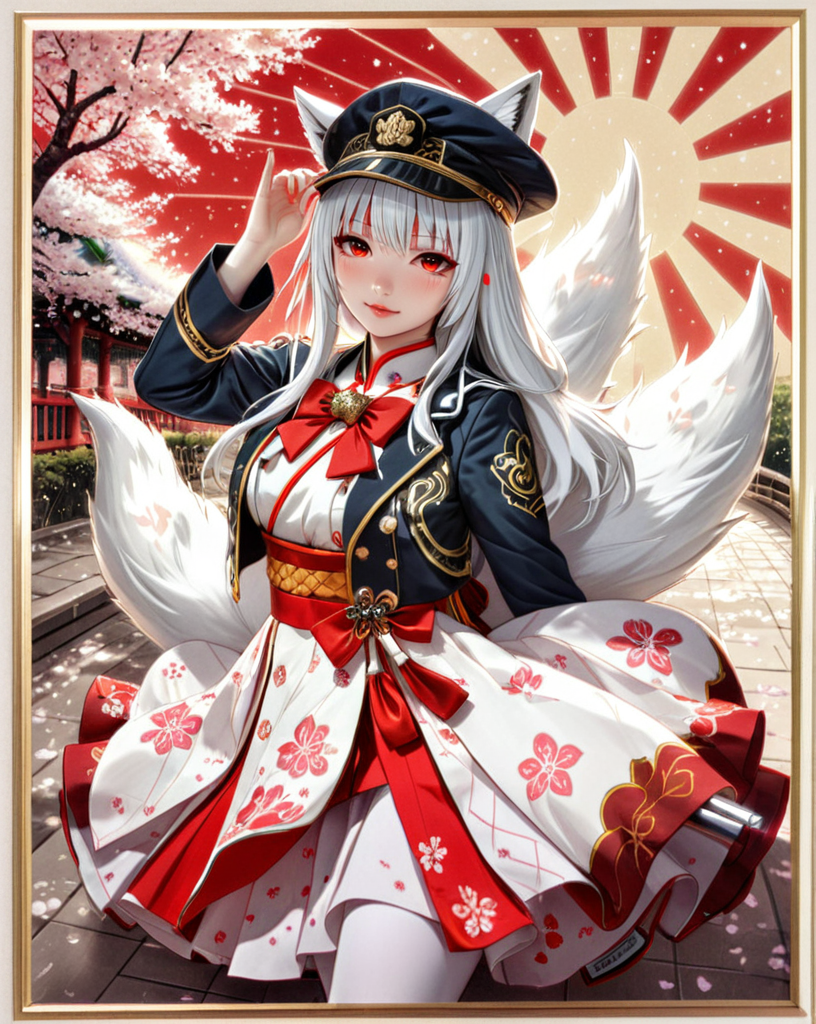
#> input picture onboarding/examples/rin/images/Kitsune_blossom_hero.png, 816 x 1024 px
$ python -i _import_das_booty_and_promote_wf04.py   (imports and definitions only)
#> lines starting #> are read from the running program, lines starting #| are printed output that depends on the picture
"""Pad-import Das Booty face-pass CGs + promote WF04 revcowgirl keeper into game."""
from __future__ import annotations

import shutil
from pathlib import Path

import numpy as np
from PIL import Image, ImageFilter
from send2trash import send2trash

W, H = 1920, 1080
SRC_DIR = Path(r"D:\ComfyBox Images and Videos\User Import\Photo Shoots\Das Booty\_face_pass")
DST_DIR = Path(r"D:\Bad boy\TheaterJobs\game\images\cg\das_booty")
VID = Path(r"D:\ComfyBox Images and Videos\Video\studio_agent_wan22_moe_00186.mp4")
WORK = Path(
    r"D:\ComfyBox Images and Videos\Video\Theater Jobs"
    r"\Where the Wild Fern Moans\Work"
)
GAME_VID = Path(r"D:\Bad boy\TheaterJobs\game\videos\Movie_WildFern\fern_revcowgirl.mp4")


def pad_blur(src: Path, dst: Path) -> None:
#> called with dst = 'out.png'
    im = Image.open(src).convert("RGB")
#> im is the input picture: PIL image 816x1024 RGB; mean R, G, B 170.5, 135, 128.4
    bg = im.copy()
    bg.thumbnail((W * 2, H * 2), Image.Resampling.LANCZOS)
    scale = max(W / bg.width, H / bg.height)
#> scale = 2.35
    bw, bh = int(bg.width * scale) + 2, int(bg.height * scale) + 2
#> bw = 1922; bh = 2411
    bg = bg.resize((bw, bh), Image.Resampling.LANCZOS)
    left = (bw - W) // 2
#> left = 1
    top = (bh - H) // 2
#> top = 665
    bg = bg.crop((left, top, left + W, top + H))
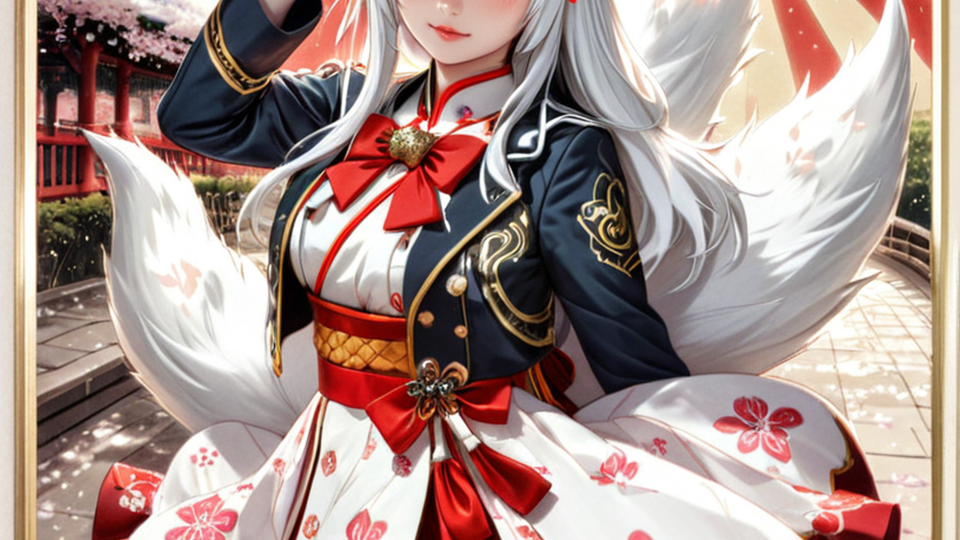
#> bg: PIL image 1920x1080 RGB (shown at 1/2 size); mean R, G, B 166.9, 143.5, 137.7
    bg = bg.filter(ImageFilter.GaussianBlur(radius=28))
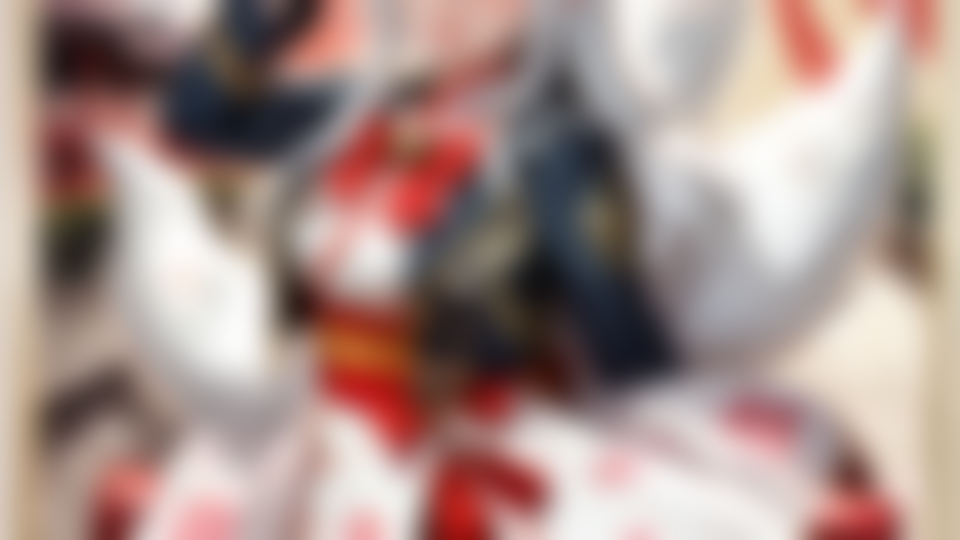
#> bg: PIL image 1920x1080 RGB (shown at 1/2 size); mean R, G, B 167, 143.6, 137.8
    arr = (np.asarray(bg).astype(np.float32) * 0.55).clip(0, 255).astype(np.uint8)
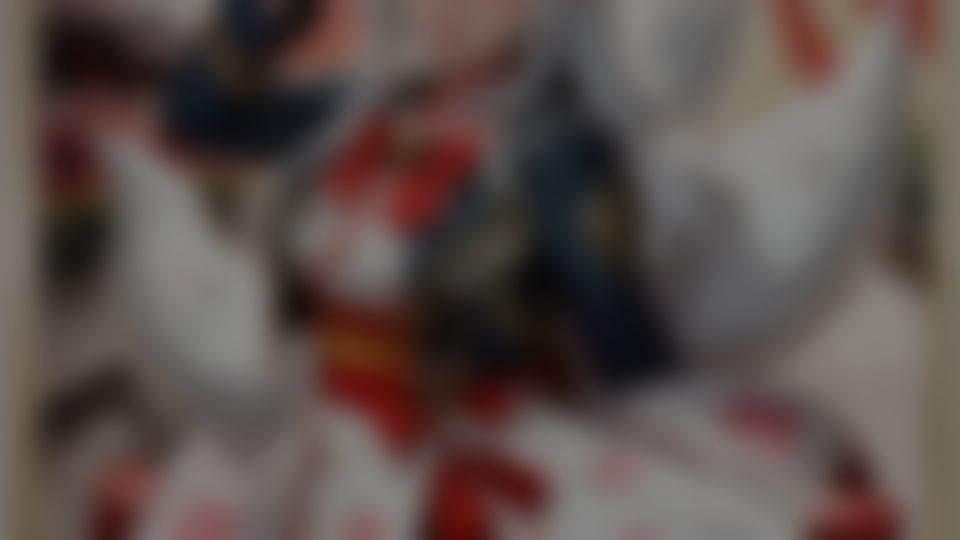
#> arr: shape (1080, 1920, 3) (shown at 1/2 size); mean R, G, B 91.4, 78.5, 75.3
    canvas = Image.fromarray(arr, "RGB")
    fg = im.copy()
    fg.thumbnail((W, H), Image.Resampling.LANCZOS)
    x = (W - fg.width) // 2
#> x = 552
    y = (H - fg.height) // 2
#> y = 28
    canvas.paste(fg, (x, y))
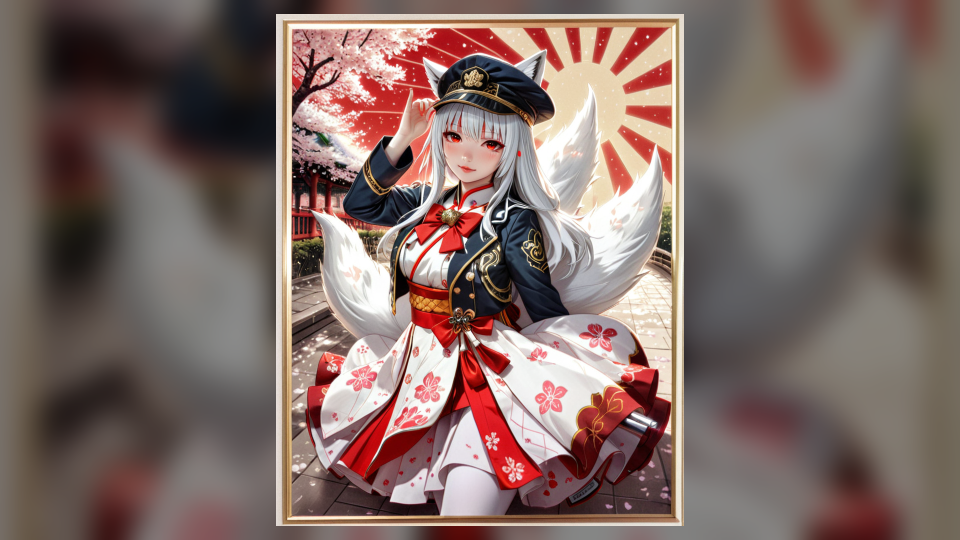
#> canvas: PIL image 1920x1080 RGB (shown at 1/2 size); mean R, G, B 128.2, 107.5, 102.2
#> (the run stopped early here; a loop or call above may not have finished)
